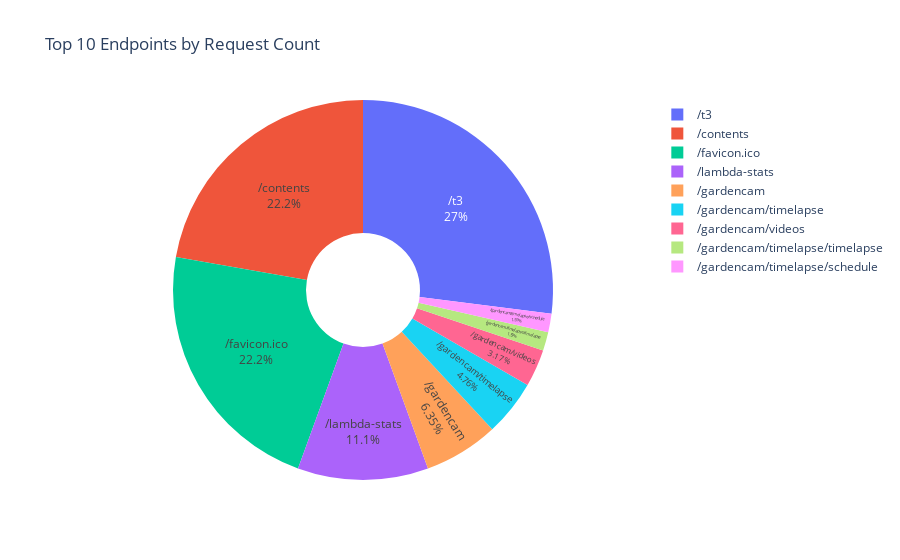

The notebook cell this image was saved under:
### Markdown cell above
## 5. Path Analysis

### Code cell
# Top paths pie chart (exclude empty paths)
top_paths = df[df['path'] != '']['path'].value_counts().head(10)

if len(top_paths) > 0:
    fig = px.pie(
        values=top_paths.values,
        names=top_paths.index,
        title='Top 10 Endpoints by Request Count',
        hole=0.3
    )
    fig.update_traces(textposition='inside', textinfo='percent+label')
    fig.show()
else:
    print("No path data available (all paths are empty)")

### Figure 1 — Plotly figure (JSON) as saved in the notebook; plotly's stock layout.template omitted (floating-point values rounded to 4 significant figures)
{"data": [{"domain": {"x": [0, 1], "y": [0, 1]}, "hole": 0.3, "hovertemplate": "label=%{label}<br>value=%{value}<extra></extra>", "labels": ["/t3", "/contents", "/favicon.ico", "/lambda-stats", "/gardencam", "/gardencam/timelapse", "/gardencam/videos", "/gardencam/timelapse/timelapse", "/gardencam/timelapse/schedule"], "legendgroup": "", "name": "", "showlegend": true, "textinfo": "percent+label", "textposition": "inside", "type": "pie", "values": [17, 14, 14, 7, 4, 3, 2, 1, 1]}], "layout": {"legend": {"tracegroupgap": 0}, "title": {"text": "Top 10 Endpoints by Request Count"}}}
